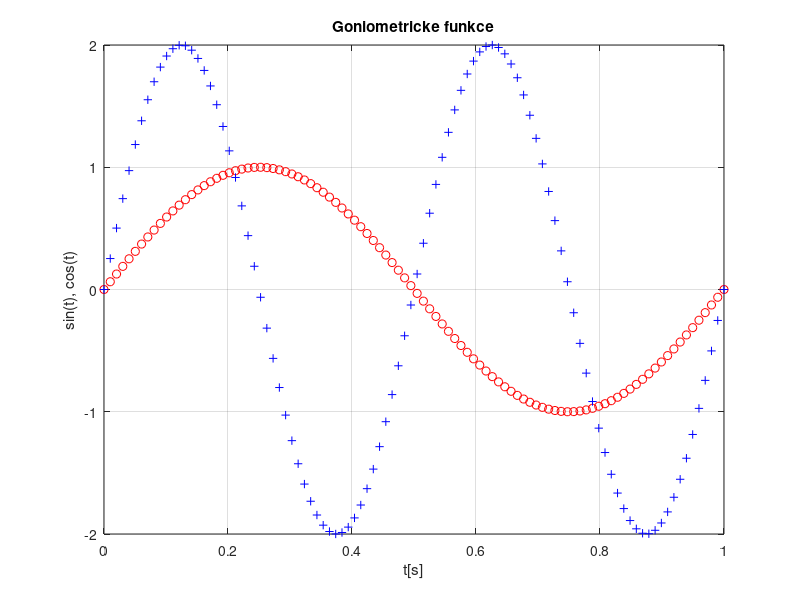

Here is the MATLAB script that generated this plot:
% smazani workspace + konzole
clear all;
clc;

% definovani konstant
A1=1; A2=2; % amplituda
f1=1; f2=2; % frekvence
phi1=0; phi2=-pi/2; % fazove posunuti
t=linspace(0,1); % cas vykresleni 0,1 interval 100 polozek

% vygenerovani vektoru y1 a y2 funkci sin a cos
y1=A1*sin(2*pi*f1*t+phi1);
y2=A2*cos(2*pi*f2*t+phi2);

% vykresleni grafu
plot(t,y1,'ro',t,y2,'b+')
% nastaveni parametru grafu
grid on;
title('Goniometricke funkce');
xlabel('t[s]');
ylabel('sin(t), cos(t)');